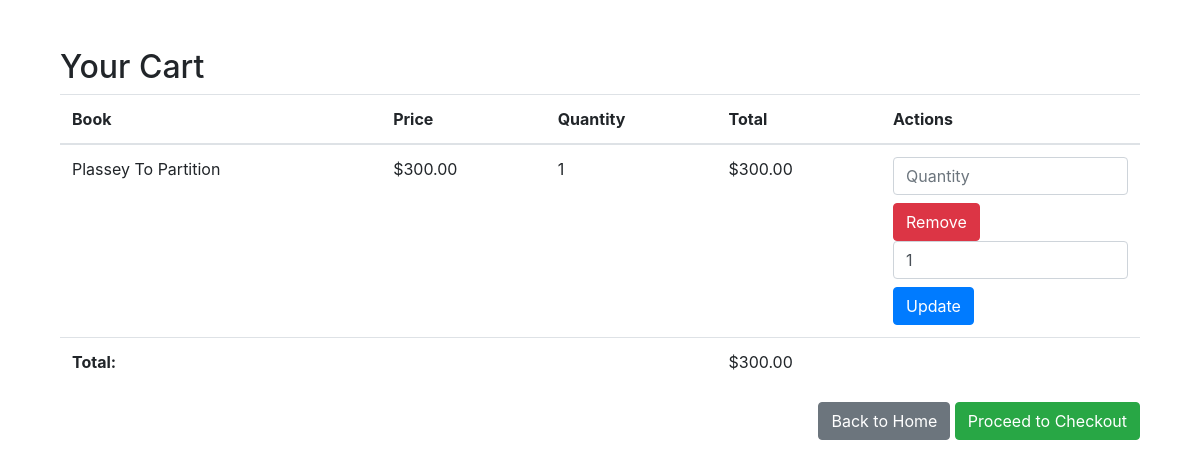
The app's page /cart/ (signed in) with its own data.
### bookstore/models.py (models this page shows, shortened)
class CartItem(models.Model):
    cart = models.ForeignKey(Cart,related_name='items', on_delete=models.CASCADE)
    book = models.ForeignKey(Book, on_delete=models.CASCADE)
    quantity = models.IntegerField(default=1)

class Book(models.Model):
    title = models.CharField(max_length=255)
    author = models.CharField(max_length=100)
    description = models.TextField()
    price = models.DecimalField(max_digits=10, decimal_places=2)
    published_date = models.DateField()
    categories = models.ManyToManyField(Category)
    image = models.ImageField(upload_to='book_images/', null=True, blank=True)
    default_rating = models.FloatField(default=2.5)

### bookstore/views.py (the view)
# urls.py: path('cart/', CartView.as_view(), name='cart'),
class CartView(LoginRequiredMixin, View):
    def get(self, request):
        cart, created = Cart.objects.get_or_create(user=request.user, active=True)
        cart_items = CartItem.objects.filter(cart=cart)
        cart_items_with_totals = [{'item': item, 'item_total': item.book.price * item.quantity} for item in cart_items]
        total_price = sum(item['item_total'] for item in cart_items_with_totals)
        return render(request, 'cart.html', {'cart_items_with_totals': cart_items_with_totals, 'total_price': total_price})

### templates/cart.html (shortened to what this page needs)
{% extends 'base.html' %}
{% block content %}
<div class="container mt-5">
    <h2>Your Cart</h2>
    <table class="table">
        <thead>
            <tr>
                <th scope="col">Book</th>
                <th scope="col">Price</th>
                <th scope="col">Quantity</th>
                <th scope="col">Total</th>
                <th scope="col">Actions</th>
            </tr>
        </thead>
        <tbody>
            {% for cart_item_with_total in cart_items_with_totals %}
            <tr>
                <td>{{ cart_item_with_total.item.book.title }}</td>
                <td>${{ cart_item_with_total.item.book.price }}</td>
                <td>{{ cart_item_with_total.item.quantity }}</td>
                <td>${{ cart_item_with_total.item_total }}</td>
                <td>
                    <form method="post" action="{% url 'remove_from_cart' cart_item_with_total.item.id %}">
                        <input type="number" name="quantity" min="1" max="{{ cart_item_with_total.item.quantity }}" class="form-control mb-2" placeholder="Quantity">
                        <button type="submit" class="btn btn-danger">Remove</button>
                    </form>
                    <form method="post" action="{% url 'update_cart' cart_item_with_total.item.id %}">
                        <input type="number" name="quantity" value="{{ cart_item_with_total.item.quantity }}" min="1" max="999" class="form-control mb-2" placeholder="New Quantity">
                        <button type="submit" class="btn btn-primary">Update</button>
                    </form>
                </td>
            </tr>
            {% endfor %}
            <tr>
                <td colspan="3"><strong>Total:</strong></td>
                <td>${{ total_price }}</td>
                <td></td>
            </tr>
        </tbody>
    </table>
    <div class="text-right">
        <a href="{% url 'user_home' %}" class="btn btn-secondary ml-2">Back to Home</a>
        <a href="{% url 'checkout' %}" class="btn btn-success">Proceed to Checkout</a>
    </div>
</div>
{% endblock %}

### records on screen
CartItem: item.book "Plassey To Partition", item.book.price "300.00", item.quantity "1", item_total "300.00", quantity "1"

### other values on screen
{{ total_price }} "300.00"
